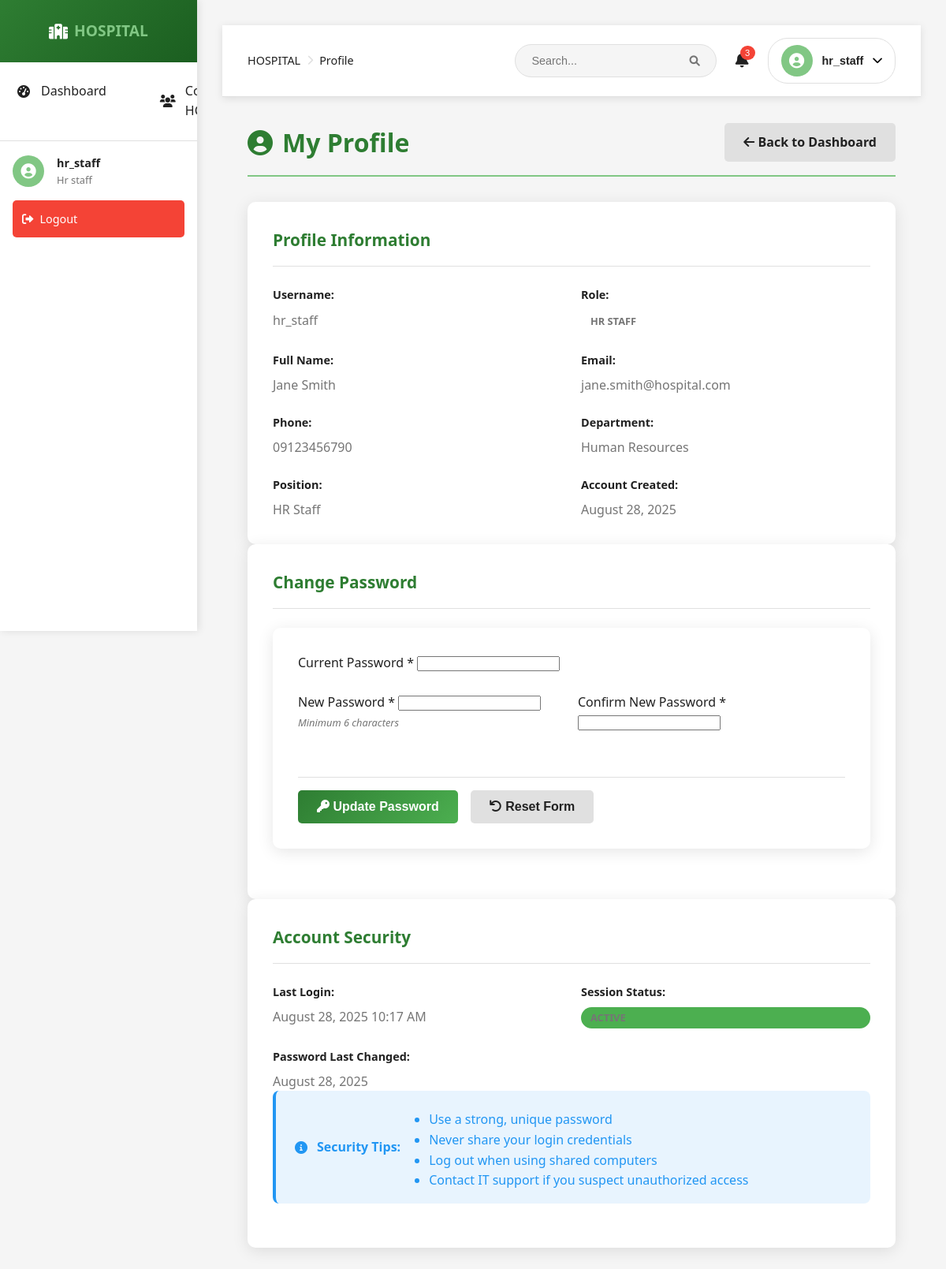
Screenshot of /profile.php (signed in) with the database file from the repository.
### tables this page shows
CREATE TABLE users (
    id INT PRIMARY KEY AUTO_INCREMENT,
    username VARCHAR(50) UNIQUE NOT NULL,
    password VARCHAR(255) NOT NULL,
    email VARCHAR(100) UNIQUE NOT NULL,
    role ENUM('admin', 'hr_manager', 'hr_staff', 'manager', 'employee') DEFAULT 'employee',
    employee_id INT,
    created_at TIMESTAMP DEFAULT CURRENT_TIMESTAMP,
    FOREIGN KEY (employee_id) REFERENCES employees(id)
);

CREATE TABLE employees (
    id INT PRIMARY KEY AUTO_INCREMENT,
    employee_id VARCHAR(20) UNIQUE NOT NULL,
    first_name VARCHAR(50) NOT NULL,
    last_name VARCHAR(50) NOT NULL,
    email VARCHAR(100) UNIQUE NOT NULL,
    phone VARCHAR(20),
    address TEXT,
    date_of_birth DATE,
    hire_date DATE,
    position_id INT,
    department_id INT,
    status ENUM('active', 'inactive', 'terminated') DEFAULT 'active',
    created_at TIMESTAMP DEFAULT CURRENT_TIMESTAMP,
    FOREIGN KEY (position_id) REFERENCES positions(id),
    FOREIGN KEY (department_id) REFERENCES departments(id)
);

CREATE TABLE departments (
    id INT PRIMARY KEY AUTO_INCREMENT,
    name VARCHAR(100) NOT NULL,
    description TEXT,
    created_at TIMESTAMP DEFAULT CURRENT_TIMESTAMP
);

CREATE TABLE positions (
    id INT PRIMARY KEY AUTO_INCREMENT,
    title VARCHAR(100) NOT NULL,
    department_id INT,
    salary_grade VARCHAR(10),
    created_at TIMESTAMP DEFAULT CURRENT_TIMESTAMP,
    FOREIGN KEY (department_id) REFERENCES departments(id)
);

### profile.php (the view, shortened to what this page needs)
<?php
require_once 'config/database.php';
try {
    $stmt = $pdo->prepare("
        SELECT u.*, e.first_name, e.last_name, e.email, e.phone, e.department_id, e.position_id,
               d.name as department_name, p.title as position_title
        FROM users u
        LEFT JOIN employees e ON u.employee_id = e.id
        LEFT JOIN departments d ON e.department_id = d.id
        LEFT JOIN positions p ON e.position_id = p.id
        WHERE u.id = ?
    ");
    $stmt->execute([$_SESSION['user_id']]);
    $user = $stmt->fetch();
} catch (Exception $e) {
    $error = $e->getMessage();
}
?>
<!DOCTYPE html>
<html lang="en">
<head>
    <link rel="stylesheet" href="assets/css/style.css">
    <link rel="stylesheet" href="https://cdnjs.cloudflare.com/ajax/libs/font-awesome/6.0.0/css/all.min.css">
</head>
<body>
    <?php include 'includes/sidebar.php'; ?>
    <div class="main-content">
        <?php include 'includes/header.php'; ?>
        <div class="container">
            <div class="page-header">
                <h1><i class="fas fa-user-circle"></i> My Profile</h1>
                <a href="index.php" class="btn btn-secondary">
                    <i class="fas fa-arrow-left"></i> Back to Dashboard
                </a>
            </div>
            <?php if ($user): ?>
                <div class="card">
                    <div class="card-header">
                        <h2>Profile Information</h2>
                    </div>
                    <div class="card-body">
                        <div class="info-grid">
                            <div class="info-item">
                                <label>Username:</label>
                                <span><?php echo htmlspecialchars($user['username']); ?></span>
                            </div>
                            <div class="info-item">
                                <label>Role:</label>
                                <span class="badge badge-primary"><?php echo ucfirst(str_replace('_', ' ', $user['role'])); ?></span>
                            </div>
                            <?php if ($user['first_name']): ?>
                                <div class="info-item">
                                    <label>Full Name:</label>
                                    <span><?php echo htmlspecialchars($user['first_name'] . ' ' . $user['last_name']); ?></span>
                                </div>
                                <div class="info-item">
                                    <label>Email:</label>
                                    <span><?php echo htmlspecialchars($user['email']); ?></span>
                                </div>
                                <div class="info-item">
                                    <label>Phone:</label>
                                    <span><?php echo htmlspecialchars($user['phone']); ?></span>
                                </div>
                                <div class="info-item">
                                    <label>Department:</label>
                                    <span><?php echo htmlspecialchars($user['department_name']); ?></span>
                                </div>
                                <div class="info-item">
                                    <label>Position:</label>
                                    <span><?php echo htmlspecialchars($user['position_title']); ?></span>
                                </div>
                            <?php endif; ?>
                            <div class="info-item">
                                <label>Account Created:</label>
                                <span><?php echo date('F j, Y', strtotime($user['created_at'])); ?></span>
                            </div>
                        </div>
                    </div>
                </div>
                <div class="card">
                    <div class="card-header">
                        <h2>Change Password</h2>
                    </div>
                    <div class="card-body">
                        <form method="POST" class="form-container">
                            <div class="form-group">
                                <label for="current_password">Current Password *</label>
                                <input type="password" id="current_password" name="current_password" required>
                            </div>
                            <div class="form-row">
                                <div class="form-group">
                                    <label for="new_password">New Password *</label>
                                    <input type="password" id="new_password" name="new_password" required
                                           minlength="6">
                                    <small class="form-help">Minimum 6 characters</small>
                                </div>
                                <div class="form-group">
                                    <label for="confirm_password">Confirm New Password *</label>
                                    <input type="password" id="confirm_password" name="confirm_password" required
                                           minlength="6">
                                </div>
                            </div>
                            <div class="form-actions">
                                <button type="submit" class="btn btn-primary">
                                    <i class="fas fa-key"></i> Update Password
                                </button>
                                <button type="reset" class="btn btn-secondary">
                                    <i class="fas fa-undo"></i> Reset Form
                                </button>
                            </div>
                        </form>
                    </div>
                </div>
                <div class="card">
                    <div class="card-header">
                        <h2>Account Security</h2>
                    </div>
                    <div class="card-body">
                        <div class="info-grid">
                            <div class="info-item">
                                <label>Last Login:</label>
                                <span><?php echo date('F j, Y g:i A'); ?></span>
                            </div>
                            <div class="info-item">
                                <label>Session Status:</label>
                                <span class="badge badge-success">Active</span>
                            </div>
                            <div class="info-item">
                                <label>Password Last Changed:</label>
                                <span><?php echo date('F j, Y'); ?></span>
                            </div>
                        </div>
                        <div class="alert alert-info">
                            <i class="fas fa-info-circle"></i>
                            <strong>Security Tips:</strong>
                            <ul style="margin: 0.5rem 0 0 1.5rem;">
                                <li>Use a strong, unique password</li>
                                <li>Never share your login credentials</li>
                                <li>Log out when using shared computers</li>
                                <li>Contact IT support if you suspect unauthorized access</li>
                            </ul>
                        </div>
                    </div>
                </div>
            <?php endif; ?>
        </div>
    </div>
</body>
</html>

### assets/css/style.css (style rules this page uses)
:root { --primary-green: #2E7D32; --secondary-green: #4CAF50; --light-green: #81C784; --dark-green: #1B5E20; --accent-green: #66BB6A; --white: #FFFFFF; --light-gray: #F5F5F5; --medium-gray: #E0E0E0; --dark-gray: #757575; --text-dark: #212121; --text-light: #757575; --success: #4CAF50; --warning: #FF9800; --error: #F44336; --info: #2196F3; }
* { margin: 0; padding: 0; box-sizing: border-box; }
body { font-family: 'Segoe UI', Tahoma, Geneva, Verdana, sans-serif; background-color: var(--light-gray); color: var(--text-dark); line-height: 1.6; }
.container { max-width: 1200px; margin: 2rem auto; padding: 0 2rem; }
.card { background: var(--white); border-radius: 10px; padding: 2rem; box-shadow: 0 4px 20px rgba(0,0,0,0.1); transition: transform 0.3s ease, box-shadow 0.3s ease; }
.card-header { display: flex; align-items: center; margin-bottom: 1.5rem; }
.form-container { background: var(--white); border-radius: 10px; padding: 2rem; box-shadow: 0 4px 20px rgba(0,0,0,0.1); margin-bottom: 2rem; }
.form-group { margin-bottom: 1.5rem; }
.btn { padding: 0.75rem 1.5rem; border: none; border-radius: 5px; font-size: 1rem; font-weight: 600; cursor: pointer; transition: all 0.3s ease; text-decoration: none; display: inline-block; text-align: center; }
.btn-primary { background: linear-gradient(135deg, var(--primary-green), var(--secondary-green)); color: var(--white); }
.btn-secondary { background: var(--medium-gray); color: var(--text-dark); }
.badge { padding: 0.25rem 0.75rem; border-radius: 20px; font-size: 0.8rem; font-weight: 600; text-transform: uppercase; }
.badge-success { background-color: var(--success); color: var(--white); }
.main-content { margin-left: 250px; padding: 2rem; }
.info-grid { display: grid; grid-template-columns: repeat(auto-fit, minmax(300px, 1fr)); gap: 1.5rem; margin-top: 1rem; }
.info-item { display: flex; flex-direction: column; gap: 0.5rem; }
.info-item label { font-weight: 600; color: var(--text-dark); font-size: 0.9rem; }
.info-item span { color: var(--text-light); line-height: 1.5; }
.form-help { font-size: 0.8rem; color: var(--text-light); margin-top: 0.25rem; font-style: italic; }
.form-row { display: flex; gap: 1rem; margin-bottom: 1rem; }
.form-row .form-group { flex: 1; }
.form-actions { display: flex; gap: 1rem; margin-top: 2rem; padding-top: 1rem; border-top: 1px solid var(--medium-gray); }
.page-header { display: flex; justify-content: space-between; align-items: center; margin-bottom: 2rem; padding-bottom: 1rem; border-bottom: 2px solid var(--light-green); }
.page-header h1 { color: var(--primary-green); font-size: 2rem; margin: 0; display: flex; align-items: center; gap: 0.75rem; }
.alert { padding: 1rem 1.5rem; border-radius: 8px; margin-bottom: 1.5rem; display: flex; align-items: center; gap: 0.75rem; border-left: 4px solid; }
.alert-info { background-color: rgba(33, 150, 243, 0.1); border-left-color: var(--info); color: var(--info); }
.card-header { display: flex; justify-content: space-between; align-items: center; margin-bottom: 1.5rem; padding-bottom: 1rem; border-bottom: 1px solid var(--medium-gray); }
.card-header h2 { color: var(--primary-green); margin: 0; font-size: 1.3rem; }
.card-body { color: var(--text-dark); }

### rows the page displays
users: username "hr_staff", role "HR STAFF", employee.last_name "Jane Smith", employee.email "jane.smith@hospital.com", employee.phone "09123456790", departments.name "Human Resources", positions.title "HR Staff", created_at "August 28, 2025"

### other values shown
$_SESSION['username'] "hr_staff"
str_replace('_', ' ', $_SESSION['role'] ?? 'user') "Hr staff"
str_replace('_', ' ', $current_page) "Profile"
